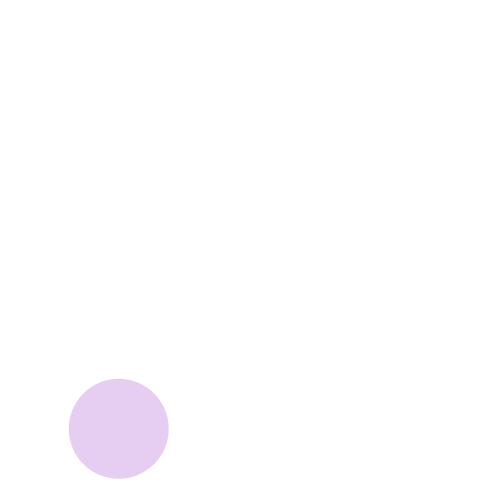
Frame 1 (no input)
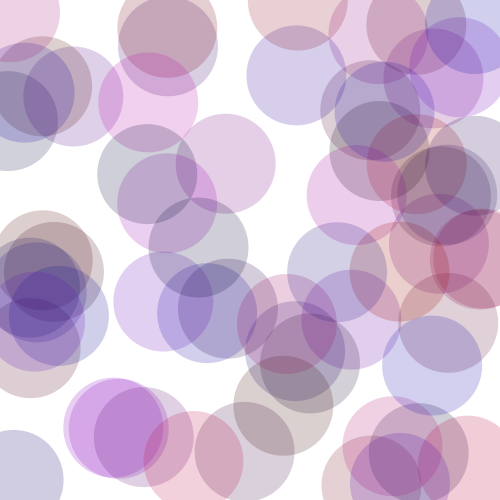
Frame 60 (the mouse pressed at the canvas centre just before this capture)
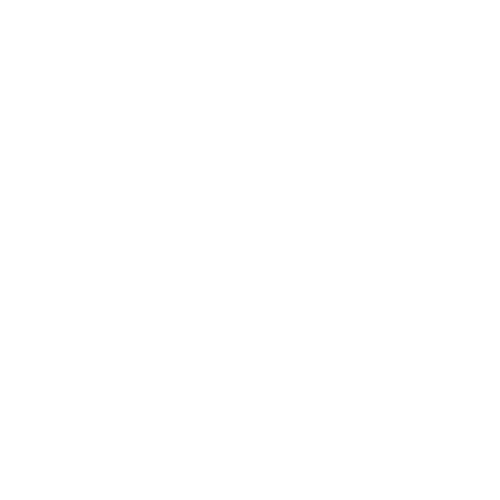
Frame 120 (the mouse held since frame 60 and released just before this capture)

The Processing sketch that drew these frames (run headless with seeded random() and noise(); from frame 60 on, the mouse is pressed at the canvas centre):

// Processing sketch: processing_140634
// ── processing_140634.pde

int dim = 100;

void setup () {
  size (500, 500);
  background (255);

  rectMode (CENTER);
}

void draw () {
    noStroke();
    smooth ();
    fill (random(200), random(20), random(200), 50);
    ellipse (random(500), random(500), dim, dim);
    
    if (mousePressed){
    background (255);}
 }
